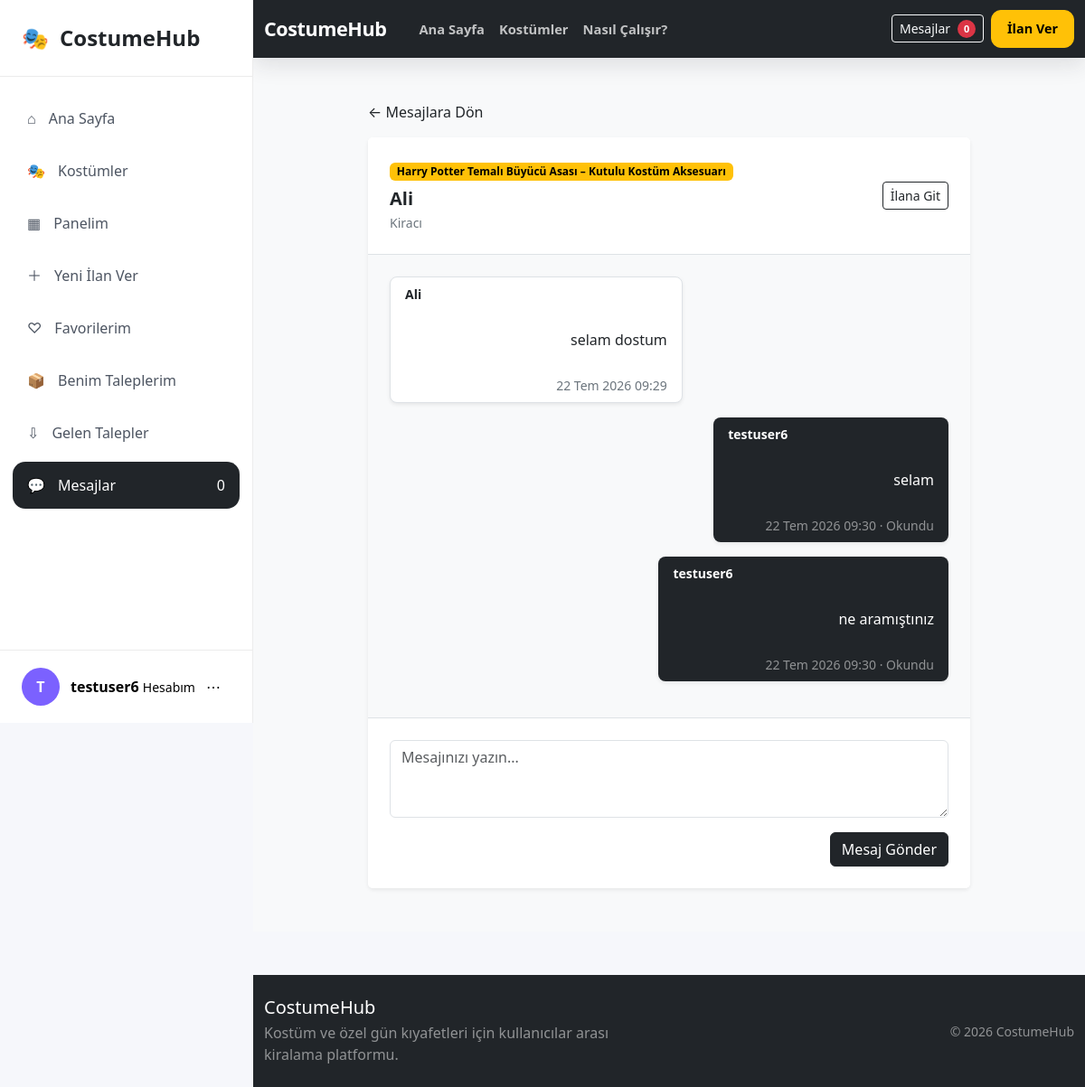
The page /mesajlar/5/ (signed in) on the database its author committed.
### conversations/models.py (models this page shows, shortened)
class Sohbet(models.Model):
    ilan = models.ForeignKey(
        Ilan,
        on_delete=models.CASCADE,
        related_name="sohbetler",
    )
    kiraci = models.ForeignKey(
        settings.AUTH_USER_MODEL,
        on_delete=models.CASCADE,
        related_name="kiraci_sohbetleri",
    )
    ilan_sahibi = models.ForeignKey(
        settings.AUTH_USER_MODEL,
        on_delete=models.CASCADE,
        related_name="ilan_sahibi_sohbetleri",
    )
    olusturulma_tarihi = models.DateTimeField(
        auto_now_add=True,
    )
    guncellenme_tarihi = models.DateTimeField(
        auto_now=True,
    )
    class Meta:
        ordering = [
            "-guncellenme_tarihi",
        ]
        constraints = [
            models.UniqueConstraint(
                fields=[
                    "ilan",
                    "kiraci",
                ],
                name="benzersiz_ilan_kiraci_sohbeti",
            ),
        ]
        verbose_name = "Sohbet"
        verbose_name_plural = "Sohbetler"

class Mesaj(models.Model):
    sohbet = models.ForeignKey(
        Sohbet,
        on_delete=models.CASCADE,
        related_name="mesajlar",
    )
    gonderen = models.ForeignKey(
        settings.AUTH_USER_MODEL,
        on_delete=models.CASCADE,
        related_name="gonderilen_mesajlar",
    )
    icerik = models.TextField(
        max_length=1000,
    )
    okundu_mu = models.BooleanField(
        default=False,
    )
    olusturulma_tarihi = models.DateTimeField(
        auto_now_add=True,
    )
    class Meta:
        ordering = [
            "olusturulma_tarihi",
        ]
        verbose_name = "Mesaj"
        verbose_name_plural = "Mesajlar"

### products/models.py (models this page shows, shortened)
class Ilan(models.Model):
    BEDEN_SECENEKLERI = [
        ("XS", "XS"),
        ("S", "S"),
        ("M", "M"),
        ("L", "L"),
        ("XL", "XL"),
        ("XXL", "XXL"),
        ("STANDART", "Standart"),
    ]
    DURUM_SECENEKLERI = [
        ("TASLAK", "Taslak"),
        ("YAYINDA", "Yayında"),
        ("PASIF", "Pasif"),
    ]
    ilan_sahibi = models.ForeignKey(
        settings.AUTH_USER_MODEL,
        on_delete=models.CASCADE,
        related_name="ilanlar",
        verbose_name="İlan sahibi",
    )
    kategori = models.ForeignKey(
        Kategori,
        on_delete=models.PROTECT,
        related_name="ilanlar",
        verbose_name="Kategori",
    )
    baslik = models.CharField(
        max_length=150,
        verbose_name="İlan başlığı",
    )
    aciklama = models.TextField(
        max_length=2000,
        verbose_name="Açıklama",
    )
    fotograf = models.ImageField(
        upload_to="ilanlar/",
        blank=True,
        null=True,
        verbose_name="İlan fotoğrafı",
    )
    beden = models.CharField(
        max_length=20,
        choices=BEDEN_SECENEKLERI,
        verbose_name="Beden",
    )
    renk = models.CharField(
        max_length=50,
        verbose_name="Renk",
    )
    gunluk_fiyat = models.DecimalField(
        max_digits=10,
        decimal_places=2,
        verbose_name="Günlük kiralama ücreti",
    )
    depozito = models.DecimalField(
        max_digits=10,
        decimal_places=2,
        default=0,
        verbose_name="Depozito",
    )
    sehir = models.CharField(
        max_length=50,
        verbose_name="Şehir",
    )
    durum = models.CharField(
        max_length=20,
        choices=DURUM_SECENEKLERI,
        default="YAYINDA",
        verbose_name="İlan durumu",
    )
    mevcut_mu = models.BooleanField(
        default=True,
        verbose_name="Kiralamaya uygun mu?",
    )
    olusturulma_tarihi = models.DateTimeField(
        auto_now_add=True,
    )
    guncellenme_tarihi = models.DateTimeField(
        auto_now=True,
    )
    class Meta:
        verbose_name = "İlan"
        verbose_name_plural = "İlanlar"
        ordering = [
            "-olusturulma_tarihi",
        ]

### conversations/views.py (the view, shortened to what this page needs)
@login_required
def sohbet_detay(request, sohbet_id):
    sohbet = get_object_or_404(
        Sohbet.objects.select_related(
            "ilan",
            "kiraci",
            "ilan_sahibi",
        ),
        id=sohbet_id,
    )
    izinli_mi = (
        request.user == sohbet.kiraci
        or request.user == sohbet.ilan_sahibi
    )
    okunmamis_mesajlar = sohbet.mesajlar.exclude(
        gonderen=request.user,
    ).filter(
        okundu_mu=False,
    )
    okunmamis_mesajlar.update(
        okundu_mu=True,
    )
    if request.method == "POST":
        form = MesajFormu(
            request.POST,
        )
        if form.is_valid():
            mesaj = form.save(
                commit=False,
            )
            mesaj.sohbet = sohbet
            mesaj.gonderen = request.user
            mesaj.full_clean()
            mesaj.save()
            sohbet.save(
                update_fields=[
                    "guncellenme_tarihi",
                ]
            )
            return redirect(
                "conversations:sohbet_detay",
                sohbet_id=sohbet.id,
            )
    else:
        form = MesajFormu()
    mesajlar = sohbet.mesajlar.select_related(
        "gonderen",
    ).all()
    return render(
        request,
        "conversations/sohbet_detay.html",
        {
            "sohbet": sohbet,
            "mesajlar": mesajlar,
            "form": form,
        },
    )

### templates/conversations/sohbet_detay.html (shortened to what this page needs)
{% extends "base.html" %}
{% block content %}
<section class="py-5 bg-light min-vh-100">
    <div class="container">
        <div class="row justify-content-center">
            <div class="col-lg-9">
                <div class="mb-3">
                    <a
                        href="{% url 'conversations:sohbet_listesi' %}"
                        class="text-decoration-none text-dark"
                    >
                        ← Mesajlara Dön
                    </a>
                </div>
                <div class="card border-0 shadow-sm">
                    <div class="card-header bg-white border-bottom p-4">
                        <div
                            class="d-flex justify-content-between
                                   align-items-center gap-3"
                        >
                            <div>
                                <span
                                    class="badge text-bg-warning mb-2"
                                >
                                    {{ sohbet.ilan.baslik }}
                                </span>
                                {% if request.user == sohbet.kiraci %}
                                    <h1 class="h5 fw-bold mb-1">
                                        {{ sohbet.ilan_sahibi.username }}
                                    </h1>
                                    <div class="small text-secondary">
                                        İlan sahibi
                                    </div>
                                {% else %}
                                    <h1 class="h5 fw-bold mb-1">
                                        {{ sohbet.kiraci.username }}
                                    </h1>
                                    <div class="small text-secondary">
                                        Kiracı
                                    </div>
                                {% endif %}
                            </div>
                            <a
                                href="{% url 'products:ilan_detay' sohbet.ilan.id %}"
                                class="btn btn-outline-dark btn-sm"
                            >
                                İlana Git
                            </a>
                        </div>
                    </div>
                    <div
                        class="card-body p-4"
                        id="mesaj-alani"
                        style="
                            min-height: 430px;
                            max-height: 560px;
                            overflow-y: auto;
                            background-color: #f8f9fa;
                        "
                    >
                        {% if mesajlar %}
                            {% for mesaj in mesajlar %}
                                <div
                                    class="d-flex mb-3
                                           {% if mesaj.gonderen == request.user %}
                                               justify-content-end
                                           {% else %}
                                               justify-content-start
                                           {% endif %}"
                                >
                                    <div
                                        class="px-3 py-2 rounded-3 shadow-sm
                                               {% if mesaj.gonderen == request.user %}
                                                   bg-dark text-white
                                               {% else %}
                                                   bg-white border
                                               {% endif %}"
                                        style="max-width: 75%;"
                                    >
                                        <div
                                            class="small fw-semibold mb-1
                                                   {% if mesaj.gonderen == request.user %}
                                                       text-white
                                                   {% else %}
                                                       text-dark
                                                   {% endif %}"
                                        >
                                            {{ mesaj.gonderen.username }}
                                        </div>
                                        <div
                                            style="
                                                white-space: pre-wrap;
                                                overflow-wrap: anywhere;
                                            "
                                        >
                                            {{ mesaj.icerik }}
                                        </div>
                                        <div
                                            class="small mt-1 text-end
                                                   {% if mesaj.gonderen == request.user %}
                                                       text-white-50
                                                   {% else %}
                                                       text-secondary
                                                   {% endif %}"
                                        >
                                            {{ mesaj.olusturulma_tarihi|date:"d M Y" }}
                                            {{ mesaj.olusturulma_tarihi|time:"H:i" }}
                                            {% if mesaj.gonderen == request.user %}
                                                {% if mesaj.okundu_mu %}
                                                    · Okundu
                                                {% else %}
                                                    · Gönderildi
                                                {% endif %}
                                            {% endif %}
                                        </div>
                                    </div>
                                </div>
                            {% endfor %}
                        {% endif %}
                    </div>
                    <div class="card-footer bg-white border-top p-4">
                        <form method="POST" novalidate>
                            <div class="mb-3">
                                {{ form.icerik }}
                            </div>
                            <div
                                class="d-flex justify-content-end"
                            >
                                <button
                                    type="submit"
                                    class="btn btn-dark"
                                >
                                    Mesaj Gönder
                                </button>
                            </div>
                        </form>
                    </div>
                </div>
            </div>
        </div>
    </div>
</section>
{% endblock %}

### templates/partials/sidebar.html (shortened to what this page needs)
<aside class="costume-sidebar d-none d-lg-flex">
    <div class="costume-sidebar-header">
        <a
            href="{% url 'products:home' %}"
            class="costume-sidebar-brand"
        >
            <span class="costume-sidebar-logo">
                🎭
            </span>
            <span>CostumeHub</span>
        </a>
    </div>
    <div class="costume-sidebar-body">
        <nav class="costume-sidebar-menu">
            <a
                href="{% url 'products:home' %}"
                class="costume-sidebar-link
                "
            >
                <span class="costume-sidebar-icon">⌂</span>
                <span>Ana Sayfa</span>
            </a>
            <a
                href="{% url 'products:ilan_listesi' %}"
                class="costume-sidebar-link
                "
            >
                <span class="costume-sidebar-icon">🎭</span>
                <span>Kostümler</span>
            </a>
            <a
                href="{% url 'accounts:panel' %}"
                class="costume-sidebar-link
                "
            >
                <span class="costume-sidebar-icon">▦</span>
                <span>Panelim</span>
            </a>
            <a
                href="{% url 'products:ilan_olustur' %}"
                class="costume-sidebar-link costume-sidebar-primary
                "
            >
                <span class="costume-sidebar-icon">＋</span>
                <span>Yeni İlan Ver</span>
            </a>
            <a
                href="{% url 'favorites:favorilerim' %}"
                class="costume-sidebar-link
                "
            >
                <span class="costume-sidebar-icon">♡</span>
                <span>Favorilerim</span>
            </a>
            <a
                href="{% url 'rentals:benim_kiralama_taleplerim' %}"
                class="costume-sidebar-link
                "
            >
                <span class="costume-sidebar-icon">📦</span>
                <span>Benim Taleplerim</span>
            </a>
            <a
                href="{% url 'rentals:gelen_kiralama_talepleri' %}"
                class="costume-sidebar-link
                "
            >
                <span class="costume-sidebar-icon">⇩</span>
                <span>Gelen Talepler</span>
            </a>
            <a
                href="{% url 'conversations:sohbet_listesi' %}"
                class="costume-sidebar-link
                {% if request.resolver_match.namespace == 'conversations' %}
                    active
                {% endif %}"
            >
                <span class="costume-sidebar-icon">💬</span>
                <span class="flex-grow-1">
                    Mesajlar
                </span>
                <span class="costume-sidebar-badge">
                    0
                </span>
            </a>
        </nav>
    </div>
    <div class="costume-sidebar-footer">
        <div class="dropdown">
            <button
                class="costume-sidebar-account"
                type="button"
                data-bs-toggle="dropdown"
                aria-expanded="false"
            >
                <span class="costume-sidebar-avatar">
                    {{ user.username|first|upper }}
                </span>
                <span class="costume-sidebar-account-text">
                    <strong>{{ user.username }}</strong>
                    <small>Hesabım</small>
                </span>
                <span class="costume-sidebar-more">
                    ⋯
                </span>
            </button>
        </div>
    </div>
</aside>

### rows shown on the page
Sohbet: ilan.baslik "Harry Potter Temalı Büyücü Asası – Kutulu Kostüm Aksesuarı", kiraci.username "Ali"
Mesaj: gonderen.username "Ali", icerik "selam dostum", olusturulma_tarihi "22 Tem 2026", olusturulma_tarihi "09:29"
Mesaj: gonderen.username "testuser6", icerik "selam", olusturulma_tarihi "22 Tem 2026", olusturulma_tarihi "09:30", okundu_mu "· Okundu"
Mesaj: gonderen.username "testuser6", icerik "ne aramıştınız", olusturulma_tarihi "22 Tem 2026", olusturulma_tarihi "09:30", okundu_mu "· Okundu"

### other values the page prints
{{ user.username|first|upper }} "T"
{{ user.username }} "testuser6"
